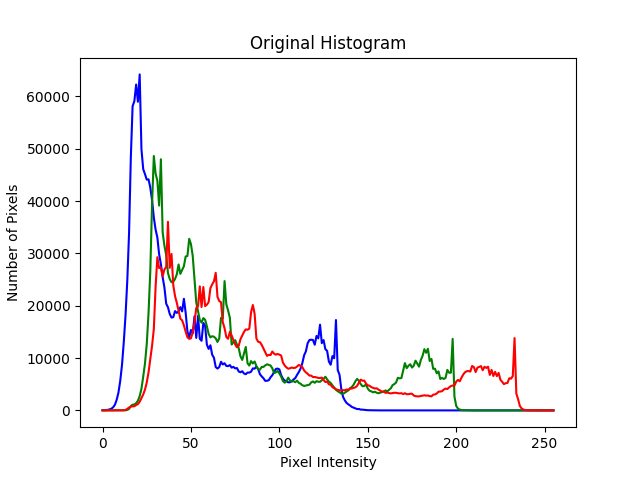
#> input picture Original Histogram.png, 640 x 480 px, given in place of BlackMythScreenshotBmpTest.bmp, which was not available
$ python readImage.py   (older library calls are emulated)
#> lines starting #> are read from the running program, lines starting #| are printed output that depends on the picture; pictures that were not available may be replaced by others from this repository, and a replacement may not be noted
### rotateImage.py
from PIL import Image


# 定义一个函数，用于旋转图像
def rotate_image(file_name, degrees):
    """
    旋转图像文件指定的角度。

    参数:
    file_name (str): 图像文件的路径。
    degrees (int): 旋转的角度，正值表示逆时针旋转，负值表示顺时针旋转。
    """
    try:
        # 打开图像文件
        with Image.open(file_name) as img:
            # 使用Image模块的rotate方法旋转图像
            # expand=True表示调整图像大小以适应旋转后的内容
            rotated_img = img.rotate(degrees, expand=True)

            # 显示旋转后的图像
            rotated_img.show()

            # 保存旋转后的图像，这里使用原文件名加上"_rotated"后缀
            rotated_img.save(file_name.rsplit('.', 1)[0] + '_rotated.' + file_name.rsplit('.', 1)[1])
            print(f"旋转后的图像已保存为：{file_name.rsplit('.', 1)[0] + '_rotated.' + file_name.rsplit('.', 1)[1]}")

    except FileNotFoundError:
        # 如果文件没有找到，打印错误信息
        print(f"错误：文件'{file_name}'未找到，请检查路径是否正确。")
    except Exception as e:
        # 如果发生其他错误，打印错误信息
        print(f"处理文件时发生错误：{e}")

# 示例用法
# 假设用户输入的文件名是'image.jpg'，旋转角度是90度
# rotate_image('path/to/your/image.jpg', 90)

### resizeImage.py
from PIL import Image


# 定义一个函数，用于按照给定的比例缩放图像的宽度和高度
def resize_image(file_name, scale_width, scale_height):
    """
    按照给定的比例缩放图像的宽度和高度。

    参数:
    file_name (str): 图像文件的路径。
    scale_width (float): 宽度的缩放比例，例如0.5表示宽度减半。
    scale_height (float): 高度的缩放比例，例如0.5表示高度减半。
    """
    try:
        # 打开图像文件
        with Image.open(file_name) as img:
            # 获取原始图像的宽度和高度
            original_width, original_height = img.size

            # 计算新的宽度和高度
            new_width = int(original_width * scale_width)
            new_height = int(original_height * scale_height)

            # 使用Image模块的resize方法缩放图像
            # Image.Resampling.LANCZOS是高质量的重采样滤波器，用于缩放
            resized_img = img.resize((new_width, new_height), Image.Resampling.LANCZOS)

            # 显示缩放后的图像
            resized_img.show()

            # 保存缩放后的图像，这里使用原文件名加上"_resized"后缀
            resized_img.save(file_name.rsplit('.', 1)[0] + '_resized.' + file_name.rsplit('.', 1)[1])
            print(f"缩放后的图像已保存为：{file_name.rsplit('.', 1)[0] + '_resized.' + file_name.rsplit('.', 1)[1]}")

    except FileNotFoundError:
        # 如果文件没有找到，打印错误信息
        print(f"错误：文件'{file_name}'未找到，请检查路径是否正确。")
    except Exception as e:
        # 如果发生其他错误，打印错误信息
        print(f"处理文件时发生错误：{e}")

# 示例用法
# 假设用户输入的文件名是'image.jpg'，宽度缩放比例是0.5，高度缩放比例是0.5
# resize_image('path/to/your/image.jpg', 0.5, 0.5)

### color2Grey.py
from PIL import Image


# 定义一个函数，用于将图像转换为灰度图
def color2grey(file_name):
    """
    将指定的图像文件转换为灰度图。

    参数:
    file_name (str): 图像文件的路径。
    """
    try:
        # 打开图像文件
        with Image.open(file_name) as img:
            # 使用Image模块的convert方法将图像转换为灰度图
            # "L"模式表示灰度模式
            grayscale_img = img.convert('L')

            # 显示灰度图
            grayscale_img.show()

            # 保存灰度图，这里使用原文件名加上"_grayscale"后缀
            grayscale_img.save(file_name.rsplit('.', 1)[0] + '_gray.' + file_name.rsplit('.', 1)[1])
            print(f"灰度图已保存为：{file_name.rsplit('.', 1)[0] + '_gray.' + file_name.rsplit('.', 1)[1]}")

    except FileNotFoundError:
        # 如果文件没有找到，打印错误信息
        print(f"错误：文件'{file_name}'未找到，请检查路径是否正确。")
    except Exception as e:
        # 如果发生其他错误，打印错误信息
        print(f"处理文件时发生错误：{e}")

# 示例用法
# 假设用户输入的文件名是'image.jpg'
# color2grey('path/to/your/image.jpg')

### grey2Color.py
from PIL import Image
import random as r


# 定义一个函数，用于将灰度图转换为RGB类型的伪彩图像
def grey2color(file_name):
    """
    将指定的灰度图像文件转换为RGB类型的伪彩图像。
    伪彩图像将亮度低的映射为蓝色(冷色)，亮度高的映射为红色（暖色）

    参数:
    file_name (str): 灰度图像文件的路径。
    """
    try:
        # 打开灰度图像文件
        with Image.open(file_name) as img:
            # 获取图像的宽度和高度
            width, height = img.size

            # 创建一个新的RGB图像
            rgb_img = Image.new('RGB', (width, height))

            # 每个通道随机取值系数
            randR = r.random()
            randG = r.random()
            randB = r.random()

            # 遍历图像的每个像素
            for x in range(width):
                for y in range(height):
                    # 获取灰度图像中当前像素的灰度值
                    grayscale_pixel = img.getpixel((x, y))

                    # 灰度映射，将亮度低的映射为蓝色(冷色)，亮度高的映射为红色（暖色）
                    # 输入灰度级        输出彩色
                    # 0～63  1/4         蓝色
                    # 64～127 2/4        紫色
                    # 128～191 3/4       黄色
                    # 192～255  4/4      红色
                    if grayscale_pixel <= 63:
                        red = 0
                        green = grayscale_pixel * 4
                        blue = 255
                    elif grayscale_pixel <= 127:
                        red = 0
                        green = 255
                        blue = -4 * grayscale_pixel + 2 * 255
                    elif grayscale_pixel <= 191:
                        red = 4 * grayscale_pixel - 2 * 255
                        green = 255
                        blue = 0
                    else:
                        red = 255
                        green = 4 * (255 - grayscale_pixel)
                        blue = 0

                    # 将映射后的RGB值分别乘上随机系数后赋给当前像素
                    rgb_img.putpixel((x, y), (int(red * randR), int(green * randG), int(blue * randB)))

            # 显示伪彩图像
            rgb_img.show()

            # 保存伪彩图像，这里使用原文件名加上"_colorized"后缀
            colorized_file_name = file_name.rsplit('.', 1)[0] + '_colorized.' + file_name.rsplit('.', 1)[1]
            rgb_img.save(colorized_file_name)
            print(f"伪彩图像已保存为：{colorized_file_name}")

    except FileNotFoundError:
        # 如果文件没有找到，打印错误信息
        print(f"错误：文件'{file_name}'未找到，请检查路径是否正确。")
    except Exception as e:
        # 如果发生其他错误，打印错误信息
        print(f"处理文件时发生错误：{e}")

# 示例用法
# 假设用户输入的文件名是'image_grayscale.jpg'
# grey2color('path/to/your/image_grayscale.jpg')

### filpHorizontal.py
from PIL import Image


# 定义一个函数，用于将图像水平反转
def flip_image_horizontal(file_name):
    """
    将指定的图像文件水平反转。

    参数:
    file_name (str): 图像文件的路径。
    """
    try:
        # 打开图像文件
        with Image.open(file_name) as img:
            # 使用Image模块的transpose方法水平反转图像
            # Image.FLIP_LEFT_RIGHT是指定水平反转的选项
            flipped_img = img.transpose(Image.FLIP_LEFT_RIGHT)

            # 显示水平反转后的图像
            flipped_img.show()

            # 保存水平反转后的图像，这里使用原文件名加上"_horizontallyFlipped"后缀
            flipped_file_name = file_name.rsplit('.', 1)[0] + '_horizontallyFlipped.' + file_name.rsplit('.', 1)[1]
            flipped_img.save(flipped_file_name)
            print(f"水平反转后的图像已保存为：{flipped_file_name}")

    except FileNotFoundError:
        # 如果文件没有找到，打印错误信息
        print(f"错误：文件'{file_name}'未找到，请检查路径是否正确。")
    except Exception as e:
        # 如果发生其他错误，打印错误信息
        print(f"处理文件时发生错误：{e}")

# 示例用法
# 假设用户输入的文件名是'image.jpg'
# flip_image_horizontally('path/to/your/image.jpg')

### filpVertical.py
from PIL import Image


# 定义一个函数，用于将图像垂直反转
def flip_image_vertical(file_name):
    """
    将指定的图像文件垂直反转。

    参数:
    file_name (str): 图像文件的路径。
    """
    try:
        # 打开图像文件
        with Image.open(file_name) as img:
            # 使用Image模块的transpose方法垂直反转图像
            # Image.FLIP_TOP_BOTTOM是指定垂直反转的选项
            flipped_img = img.transpose(Image.FLIP_TOP_BOTTOM)

            # 显示垂直反转后的图像
            flipped_img.show()

            # 保存垂直反转后的图像，这里使用原文件名加上"_verticallyFlipped"后缀
            flipped_file_name = file_name.rsplit('.', 1)[0] + '_verticallyFlipped.' + file_name.rsplit('.', 1)[1]
            flipped_img.save(flipped_file_name)
            print(f"垂直反转后的图像已保存为：{flipped_file_name}")

    except FileNotFoundError:
        # 如果文件没有找到，打印错误信息
        print(f"错误：文件'{file_name}'未找到，请检查路径是否正确。")
    except Exception as e:
        # 如果发生其他错误，打印错误信息
        print(f"处理文件时发生错误：{e}")

# 示例用法
# 假设用户输入的文件名是'image.jpg'
# flip_image_vertically('path/to/your/image.jpg')

### extractContour.py
import cv2
import numpy as np


# 定义一个函数，利用canny边缘检测器提取图像的轮廓
def extract_contours_canny(file_name):
    """
    从指定的图像文件中提取轮廓，并在原始图像上绘制这些轮廓。

    参数:
    file_name (str): 图像文件的路径。
    """
    try:
        # 读取图像文件
        image = cv2.imread(file_name)

        # 将图像转换为灰度图，因为轮廓检测通常在灰度图上进行
        # cv2.COLOR_BGR2GRAY指将图像从BGR颜色空间转换为灰度颜色空间
        gray = cv2.cvtColor(image, cv2.COLOR_BGR2GRAY)

        # 应用高斯模糊，减少图像噪声
        blurred = cv2.GaussianBlur(gray, (5, 5), 0)

        # 使用Canny边缘检测器检测边缘
        # 50为低阈值，用于确定弱边缘，低于该值的像素被丢弃；150为高阈值，用于确定强边缘，高于该值的像素被丢弃
        # edges为用于轮廓检测的二值图像，其中边缘像素被标记为白色（255），非边缘像素被标记为黑色（0）
        edges = cv2.Canny(blurred, 50, 150)

        # 查找边缘的轮廓坐标
        # cv2.RETR_EXTERNAL指定只检索最外层的轮廓，忽略轮廓之间的层次结构
        # cv2.CHAIN_APPROX_SIMPLE代表只保留轮廓的拐点信息，从而减少轮廓数据的大小
        contours = cv2.findContours(edges, cv2.RETR_EXTERNAL, cv2.CHAIN_APPROX_SIMPLE)[0]

        # 在原始图像上绘制轮廓
        # -1代表绘制所有轮廓坐标；(0, 255, 0)代表用绿色的线条绘制轮廓；2代表轮廓线厚度
        contour_image = cv2.drawContours(image.copy(), contours, -1, (0, 255, 0), 2)

        # 显示带有轮廓的图像
        # 'Contours'代表创建的窗口标题
        cv2.imshow('Contours', contour_image)
        cv2.waitKey(0)
        cv2.destroyAllWindows()

        # 保存带有轮廓的图像
        output_file_name = file_name.rsplit('.', 1)[0] + '_cannyContours.' + file_name.rsplit('.', 1)[1]
        cv2.imwrite(output_file_name, contour_image)
        print(f"图像已保存为：{output_file_name}")

    except FileNotFoundError:
        # 如果文件没有找到，打印错误信息
        print(f"错误：文件'{file_name}'未找到，请检查路径是否正确。")
    except Exception as e:
        # 如果发生其他错误，打印错误信息
        print(f"处理文件时发生错误：{e}")

# 示例用法
# 假设用户输入的文件名是'image.jpg'
# extract_contours('path/to/your/image.jpg')

# 定义一个函数，用于使用Sobel算子提取图像的轮廓
def extract_contours_sobel(file_name):
    """
    从指定的图像文件中使用Sobel算子提取轮廓，并在原始图像上绘制这些轮廓。

    参数:
    file_name (str): 图像文件的路径。
    """
    try:
        # 读取图像文件
        image = cv2.imread(file_name)

        # 将图像转换为灰度图，因为轮廓检测通常在灰度图上进行
        # cv2.COLOR_BGR2GRAY指将图像从BGR颜色空间转换为灰度颜色空间
        gray = cv2.cvtColor(image, cv2.COLOR_BGR2GRAY)

        # 使用Sobel算子计算图像的x和y方向梯度
        # cv2.CV_64F指定输出图像的像素值类型为64位浮点数，利于梯度计算
        # ksize代表Sobel算子的大小
        sobelx = cv2.Sobel(gray, cv2.CV_64F, 1, 0, ksize=3)
        sobely = cv2.Sobel(gray, cv2.CV_64F, 0, 1, ksize=3)

        # 计算梯度的幅度
        magnitude = np.sqrt(sobelx ** 2 + sobely ** 2)

        # 将梯度幅度转换为8位无符号整数，即0到255
        magnitude = np.uint8(magnitude)

        # 使用阈值来确定边缘
        # 50代表阈值，即梯度幅度低于该值的像素值不是边缘；255代表高于高于阈值的像素值将被设置为这个值
        # cv2.THRESH_BINARY代表对阈值二值化处理，高于阈值的像素值被设置为255，否则为0
        thresh = cv2.threshold(magnitude, 50, 255, cv2.THRESH_BINARY)[1]

        # 查找阈值图像的轮廓
        # cv2.RETR_EXTERNAL指定只检索最外层的轮廓，忽略轮廓之间的层次结构
        # cv2.CHAIN_APPROX_SIMPLE代表只保留轮廓的拐点信息，从而减少轮廓数据的大小
        contours = cv2.findContours(thresh, cv2.RETR_EXTERNAL, cv2.CHAIN_APPROX_SIMPLE)[0]

        # 在原始图像上绘制轮廓
        # -1代表绘制所有轮廓坐标；(0, 255, 0)代表用绿色的线条绘制轮廓；2代表轮廓线厚度
        contour_image = cv2.drawContours(image.copy(), contours, -1, (0, 255, 0), 2)

        # 显示带有轮廓的图像
        # 'Contours'代表创建的窗口标题
        cv2.imshow('Contours', contour_image)
        cv2.waitKey(0)
        cv2.destroyAllWindows()

        # 保存带有轮廓的图像
        output_file_name = file_name.rsplit('.', 1)[0] + '_sobelContours.' + file_name.rsplit('.', 1)[1]
        cv2.imwrite(output_file_name, contour_image)
        print(f"图像已保存为：{output_file_name}")

    except FileNotFoundError:
        # 如果文件没有找到，打印错误信息
        print(f"错误：文件'{file_name}'未找到，请检查路径是否正确。")
    except Exception as e:
        # 如果发生其他错误，打印错误信息
        print(f"处理文件时发生错误：{e}")

# 示例用法
# 假设用户输入的文件名是'image.jpg'
# extract_contours_sobel('path/to/your/image.jpg')

### histogramEqualization.py
import cv2
import numpy as np
from matplotlib import pyplot as plt


# 定义一个函数，用于对彩色图像进行直方图均衡化，并输出均衡化后的直方图
def histogram_equalization(file_name):
    """
    对指定的彩色图像文件进行直方图均衡化，并显示原始和均衡化后的直方图。
    同时，将直方图保存为图像文件。

    参数:
    file_name (str): 图像文件的路径。
    """
    try:
        # 读取图像文件
        image = cv2.imread(file_name)  # 以彩色模式读取图像

        # 检查图像是否成功加载
        if image is None:
            raise FileNotFoundError("无法加载图像，请检查文件路径。")

        # 分离图像的颜色通道
        b, g, r = cv2.split(image)

        # 对每个通道进行直方图均衡化
        b_eq = cv2.equalizeHist(b)
        g_eq = cv2.equalizeHist(g)
        r_eq = cv2.equalizeHist(r)

        # 合并均衡化后的通道
        equalized_image = cv2.merge((b_eq, g_eq, r_eq))

        # 计算原始图像的直方图
        # hist指每个通道各像素值的出现次数，bins指直方图区间
        # .flatten()将对应的颜色通道数据展平成一维数组，以便计算直方图
        # 256指将直方图划分为256个区间，[0, 255]则代表直方图的区间范围
        hist_b, bins_b = np.histogram(b.flatten(), 256, [0, 255])
        hist_g, bins_g = np.histogram(g.flatten(), 256, [0, 255])
        hist_r, bins_r = np.histogram(r.flatten(), 256, [0, 255])

        # 计算均衡化后图像的直方图
        hist_b_eq, bins_b_eq = np.histogram(b_eq.flatten(), 256, [0, 255])
        hist_g_eq, bins_g_eq = np.histogram(g_eq.flatten(), 256, [0, 255])
        hist_r_eq, bins_r_eq = np.histogram(r_eq.flatten(), 256, [0, 255])

        # 绘制原始图像的直方图
        # [0:-1]代表去掉直方图区间的最后一个值
        plt.figure()
        plt.title(file_name.rsplit('.', 1)[0].split('/')[-1] + "_originalHistogram." + file_name.rsplit('.', 1)[1])
        plt.xlabel("Pixel Intensity")
        plt.ylabel("Number of Pixels")
        plt.plot(bins_b[0:-1], hist_b, color='b', label='Blue')
        plt.plot(bins_g[0:-1], hist_g, color='g', label='Green')
        plt.plot(bins_r[0:-1], hist_r, color='r', label='Red')
        plt.legend()

        # 保存原始直方图图像
        plt.savefig(file_name.rsplit('.', 1)[0] + '_originalHistogram.' + file_name.rsplit('.', 1)[1])
        plt.show()
        plt.close()

        # 绘制均衡化后图像的直方图
        plt.figure()
        plt.title(file_name.rsplit('.', 1)[0].split('/')[-1] + "_equalizedHistogram." + file_name.rsplit('.', 1)[1])
        plt.xlabel("Pixel Intensity")
        plt.ylabel("Number of Pixels")
        plt.plot(bins_b_eq[0:-1], hist_b_eq, color='b', label='Blue')
        plt.plot(bins_g_eq[0:-1], hist_g_eq, color='g', label='Green')
        plt.plot(bins_r_eq[0:-1], hist_r_eq, color='r', label='Red')
        plt.legend()

        # 保存直方图图像
        plt.savefig(file_name.rsplit('.', 1)[0] + '_equalizedHistogram.' + file_name.rsplit('.', 1)[1])
        plt.show()
        plt.close()

        # 显示均衡化后的图像
        plt.figure()
        plt.title(file_name.rsplit('.', 1)[0].split('/')[-1] + "_equalized." + file_name.rsplit('.', 1)[1])
        plt.imshow(cv2.cvtColor(equalized_image, cv2.COLOR_BGR2RGB))  # 转换颜色空间以正确显示
        plt.show()

        # 保存均衡化后的图像
        output_file_name = file_name.rsplit('.', 1)[0] + '_equalized.' + file_name.rsplit('.', 1)[1]
        cv2.imwrite(output_file_name, equalized_image)
        print(f"均衡化后的图像已保存为：{output_file_name}")

    except FileNotFoundError as e:
        # 如果文件没有找到，打印错误信息
        print(e)
    except Exception as e:
        # 如果发生其他错误，打印错误信息
        print(f"处理文件时发生错误：{e}")

# 示例用法
# 假设用户输入的文件名是'image.jpg'
# histogram_equalization_color('path/to/your/image.jpg')

### readImage.py
# 导入Pillow库中的Image模块，用于图像处理
from PIL import Image
from grey2Color import grey2color
from resizeImage import resize_image
from rotateImage import rotate_image
from color2Grey import color2grey
from filpHorizontal import flip_image_horizontal
from filpVertical import flip_image_vertical
from extractContour import extract_contours_canny, extract_contours_canny, extract_contours_sobel
from histogramEqualization import histogram_equalization
from filter import mean_filter, gaussian_filter

# 让用户输入文件名
colorImagePath = "BlackMythScreenshotBmpTest.bmp"
greyImagePath = "BlackMythScreenshotBmpTest_gray.bmp"

# 尝试打开图像文件
try:
    # 使用Image.open()函数打开图像
    with Image.open(colorImagePath) as img:
        # 显示图像
#> img is the input picture: PIL image 640x480 RGBA; mean R, G, B, A 247, 246, 247.1, 255
        img.show()

        # 获取图像的大小（宽度和高度）
        width, height = img.size

        # 输出图像的大小信息
        print(f"图像大小：宽度 = {width}像素, 高度 = {height}像素")
#| 图像大小：宽度 = 640像素, 高度 = 480像素

        # 旋转图像
        rotate_image(colorImagePath, 45)
#> in rotate_image, `rotated_img = img.rotate(degrees, expand=True)`:
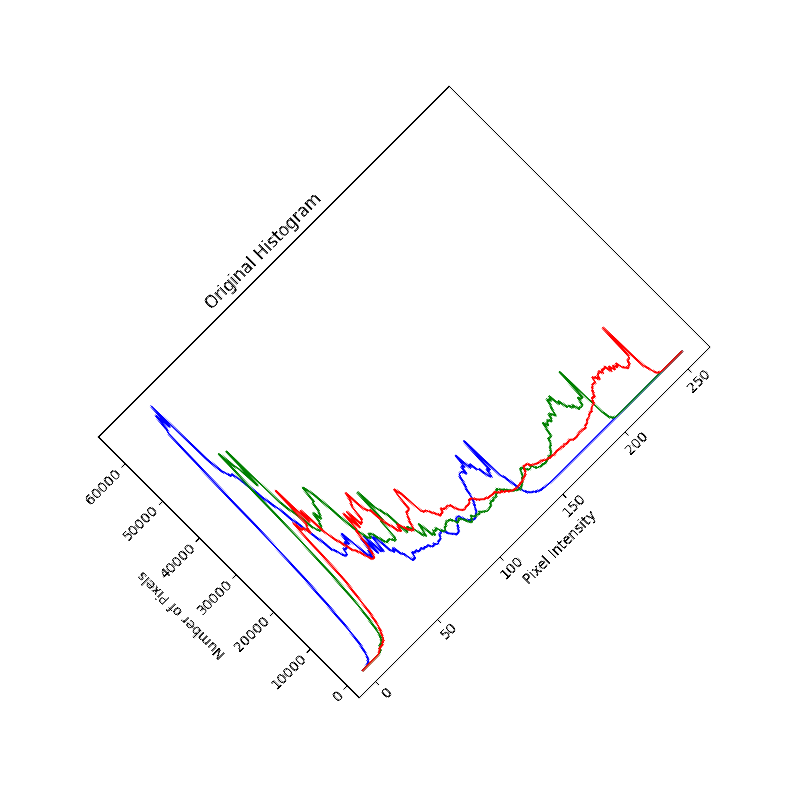
#> rotated_img: PIL image 792x792 RGBA; mean R, G, B, A 121, 120.5, 121, 124.9; transparent parts drawn white

        # 缩放图像
        resize_image(colorImagePath, 0.3, 1.5)
#> in resize_image, `resized_img = img.resize((new_width, new_height), Image.Resampling.LAN..`:
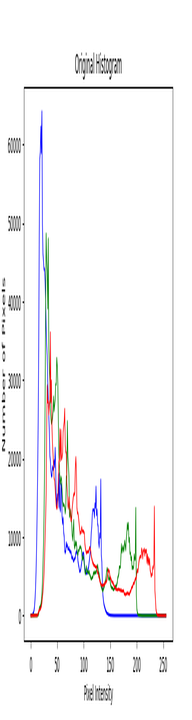
#> resized_img: PIL image 192x720 RGBA; mean R, G, B, A 246.3, 245.3, 246.5, 255

        # 彩图转灰度图
        color2grey(colorImagePath)
#> in color2grey, `grayscale_img = img.convert('L')`:
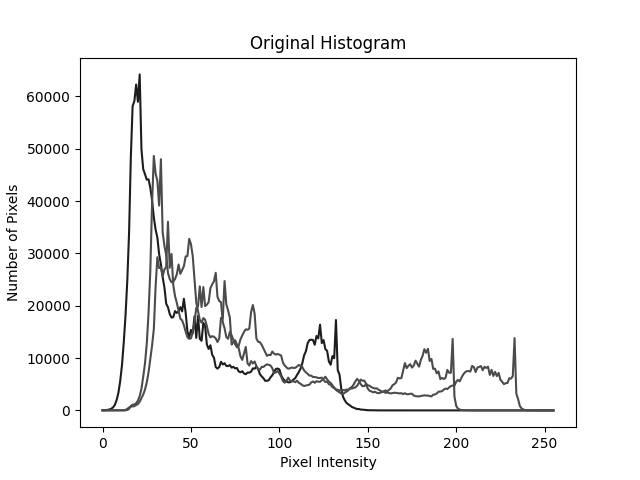
#> grayscale_img: PIL image 640x480 L; min 0, max 255, mean 246.4

        # 灰度图转伪彩图
        grey2color(greyImagePath)
#> after the loop in grey2color, `for x in range(width):`:
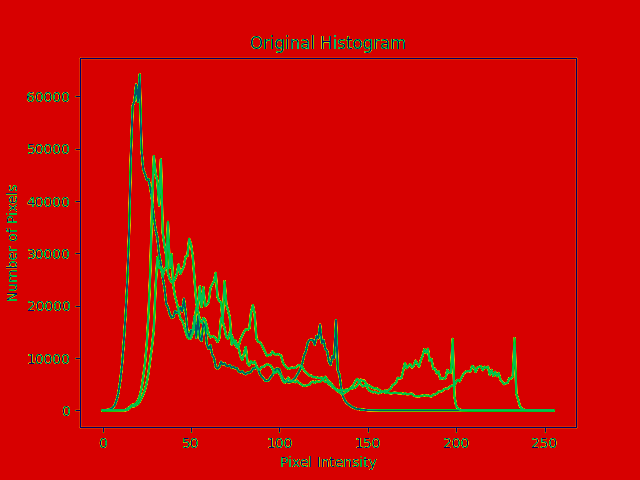
#> rgb_img: PIL image 640x480 RGB; mean R, G, B 206.2, 7.8, 3.1

        # 图像水平反转
        flip_image_horizontal(colorImagePath)
#> (the rest of the program and of its run is left out)
